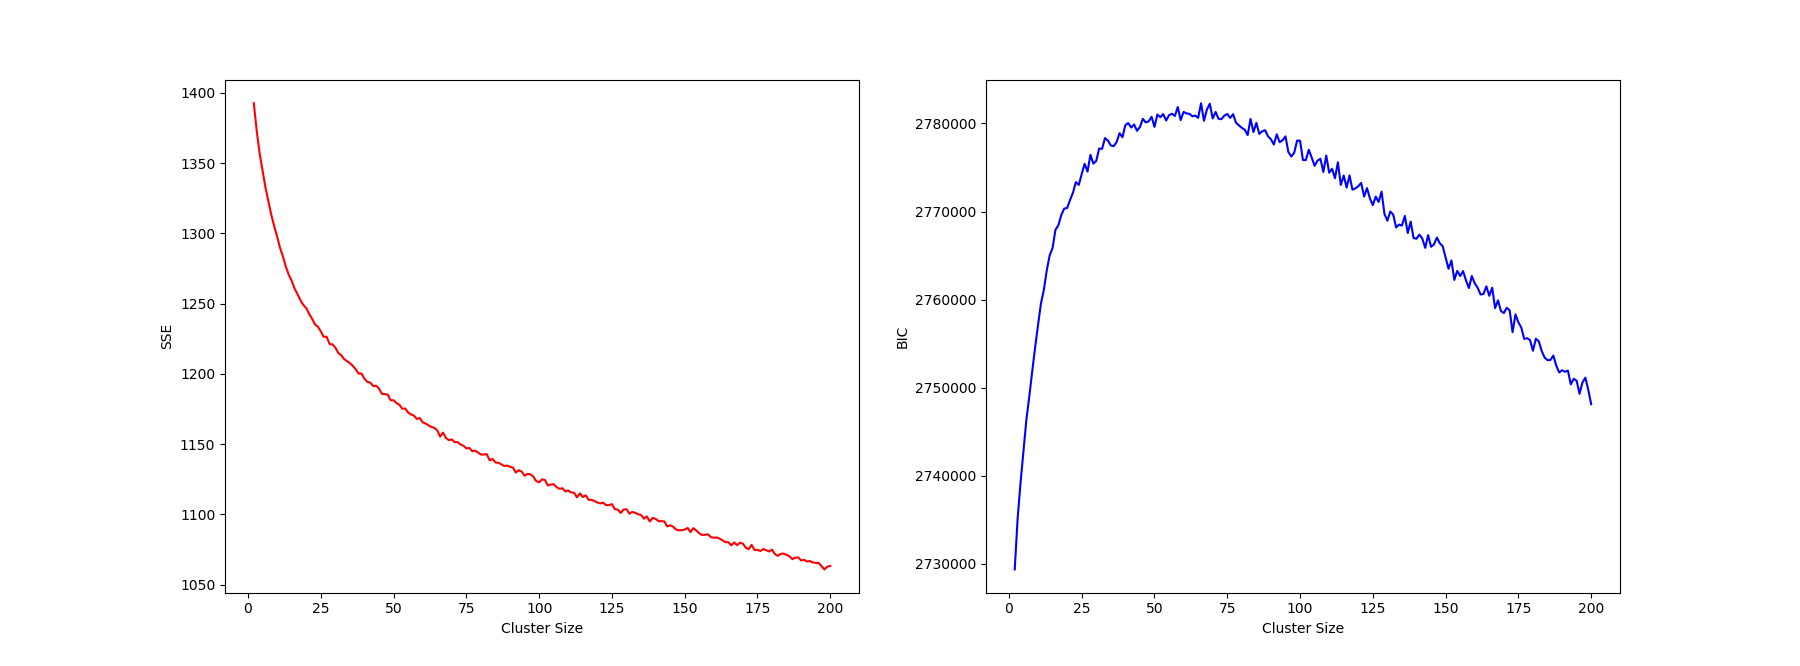

Source code (Python):
from __future__ import print_function

from sklearn.datasets import make_blobs
from sklearn.cluster import KMeans
from sklearn.metrics import silhouette_samples, silhouette_score

import matplotlib.pyplot as plt
import matplotlib.cm as cm
import numpy as np
import pandas as pd

from sklearn.cluster import KMeans
from sklearn.metrics import silhouette_samples, silhouette_score
import sys
import pandas as pd
import numpy as np
from sklearn import cluster
from scipy.spatial import distance
import sklearn.datasets
from sklearn.preprocessing import StandardScaler

# Cite: https://pdfs.semanticscholar.org/1dc9/549f55ab95bc4b8a3f10371ff7956c6c9411.pdf

def compute_bic(kmeans, X):
    """
    Computes the BIC metric for a given clusters

    Parameters:
    -----------------------------------------
    kmeans:  List of clustering object from scikit learn

    X     :  multidimension np array of data points

    Returns:
    -----------------------------------------
    BIC value
    """
    # print(X)
    # assign centers and labels
    centers = [kmeans.cluster_centers_]
    labels = kmeans.labels_
    # number of clusters
    m = kmeans.n_clusters
    # size of the clusters
    n = np.bincount(labels)
    # size of data set
    N, d = X.shape

    # compute variance for all clusters beforehand
    cl_var = (1.0 / (N - m) / d) * sum([sum(distance.cdist(X[np.where(labels == i)], [centers[0][i]],
                                                           'euclidean')**2) for i in range(m)])

    const_term = 0.5 * m * np.log(N) * (d+1)

    BIC = np.sum([n[i] * np.log(n[i]) -
                  n[i] * np.log(N) -
                  ((n[i] * d) / 2) * np.log(2*np.pi*cl_var) -
                  ((n[i] - 1) * d / 2) for i in range(m)]) - const_term

    return(BIC)


print("Reading dataset...")
train_set = pd.read_csv('train_set.csv')
print(train_set.head())
train_set = np.array(train_set)[:, 1:]
print(train_set)
print("Dataset loaded successfully!")


sse = []
bic_values = []
cluster_range = range(2, 201, 1)
for i in cluster_range:
    kmeans = KMeans(
        n_clusters=i, n_init=10, max_iter=10000, n_jobs=-1).fit(train_set)

    bic = compute_bic(kmeans, train_set)
    print("For n_clusters =", i)
    print("BIC:", bic)
    print("SSE:", kmeans.inertia_)
    sse += [kmeans.inertia_]
    bic_values.append(bic)
    print()

fig, (ax1, ax2) = plt.subplots(1, 2)
fig.set_size_inches(18, 7)
fig.text(0.5, 0.03, '', ha='center', va='center')
fig.text(0.06, 0.5, '', ha='center',
         va='center', rotation='vertical')

ax1.plot(cluster_range, sse, 'r-')
ax1.set_xlabel("Cluster Size")
ax1.set_ylabel("SSE")
ax2.plot(cluster_range, bic_values, 'b-')
ax2.set_xlabel("Cluster Size")
ax2.set_ylabel("BIC")
plt.legend()
#fig.savefig('exp1_elbow.png')
plt.show()
